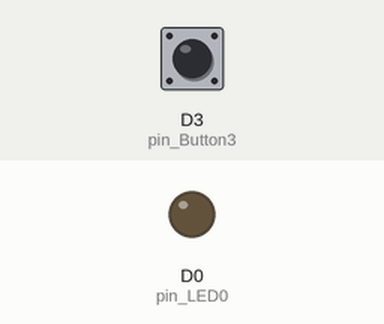
Simulated run of this sketch. Board: ESP8266 (NodeMCU). On the bench: output pins drawn as LEDs (lit = HIGH). Inputs (shaded band) come from the test bench; at power-on: D3 (pin_Button3) HIGH.

Above: at 1.2 s.
1.3 s: D3 (pin_Button3) pulled LOW for 0.15 s
At 1.6 s:
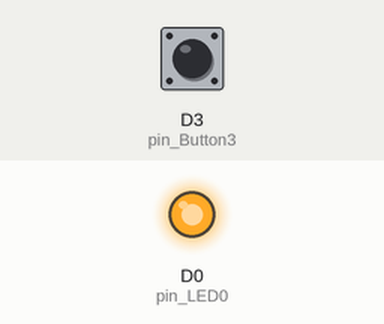
2.9 s: D3 (pin_Button3) pulled LOW for 1 s
At 4.0 s:
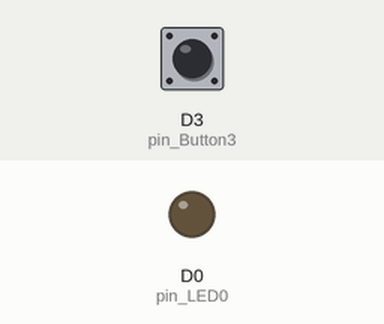
5.4 s: D3 (pin_Button3) pulled LOW for 3.2 s
At 5.9 s:
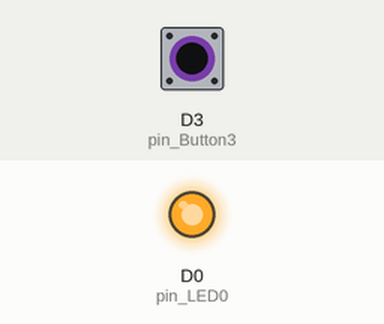
Timing chart, 0 to 8.4 s (numbered marks = the images above; inputs shaded):
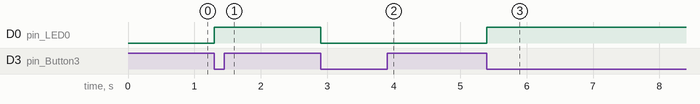

The sketch:

LED_Button3_8266.ino
```cpp
//  Example 4.3 - LED_Button3_8266.ino
//  Button switch as a toggle switch to turn an LED on or off


// Define the pins being used
int pin_LED0 = D0;
int pin_Button3 = D3;

// Variables of new and old button states
boolean oldButton3State = HIGH;
boolean newButton3State = HIGH;

boolean LED0state = LOW;

void setup()
{
    pinMode(pin_LED0, OUTPUT);
    digitalWrite(pin_LED0,LOW);
    pinMode(pin_Button3, INPUT);
}

void loop()
{
    newButton3State = digitalRead(pin_Button3);

    if ( newButton3State != oldButton3State )
    {
       // if pin_Button3 pressed
       if ( newButton3State == LOW )
       {
           if ( LED0state == LOW )
           { digitalWrite(pin_LED0, HIGH);
           LED0state = HIGH;
           }
           else
           { digitalWrite(pin_LED0, LOW);
           LED0state = LOW;
           }
       }
       oldButton3State = newButton3State;
    }
}
```

Measured:
- after the input at 1.3 s, D0 (pin_LED0): LOW → HIGH at once
- after the input at 2.9 s, D0 (pin_LED0): HIGH → LOW at once
- after the input at 5.4 s, D0 (pin_LED0): LOW → HIGH at once
